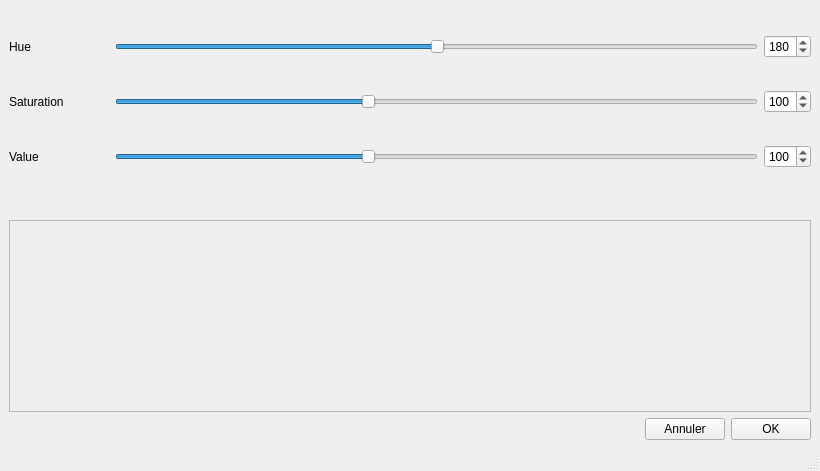
<?xml version="1.0" encoding="UTF-8"?>
<ui version="4.0">
 <class>QDialog</class>
 <widget class="QMainWindow" name="QDialog">
  <property name="geometry">
   <rect>
    <x>0</x>
    <y>0</y>
    <width>820</width>
    <height>471</height>
   </rect>
  </property>
  <property name="minimumSize">
   <size>
    <width>820</width>
    <height>382</height>
   </size>
  </property>
  <property name="windowTitle">
   <string>QDialog</string>
  </property>
  <widget class="QWidget" name="centralwidget">
   <layout class="QVBoxLayout" name="verticalLayout_4">
    <item>
     <layout class="QVBoxLayout" name="verticalLayout_3">
      <item>
       <layout class="QHBoxLayout" name="horizontalLayout_4">
        <item>
         <layout class="QVBoxLayout" name="verticalLayout_2">
          <item>
           <spacer name="verticalSpacer_5">
            <property name="orientation">
             <enum>Qt::Vertical</enum>
            </property>
            <property name="sizeHint" stdset="0">
             <size>
              <width>20</width>
              <height>40</height>
             </size>
            </property>
           </spacer>
          </item>
          <item>
           <layout class="QHBoxLayout" name="horizontalLayout">
            <item>
             <widget class="QLabel" name="label_2">
              <property name="minimumSize">
               <size>
                <width>100</width>
                <height>0</height>
               </size>
              </property>
              <property name="text">
               <string>Hue</string>
              </property>
             </widget>
            </item>
            <item>
             <widget class="QSlider" name="_sliderHue">
              <property name="maximum">
               <number>359</number>
              </property>
              <property name="value">
               <number>180</number>
              </property>
              <property name="orientation">
               <enum>Qt::Horizontal</enum>
              </property>
             </widget>
            </item>
            <item>
             <widget class="QSpinBox" name="spinBox_3">
              <property name="maximum">
               <number>359</number>
              </property>
              <property name="value">
               <number>180</number>
              </property>
             </widget>
            </item>
           </layout>
          </item>
          <item>
           <spacer name="verticalSpacer_3">
            <property name="orientation">
             <enum>Qt::Vertical</enum>
            </property>
            <property name="sizeHint" stdset="0">
             <size>
              <width>20</width>
              <height>40</height>
             </size>
            </property>
           </spacer>
          </item>
          <item>
           <layout class="QHBoxLayout" name="horizontalLayout_2">
            <item>
             <widget class="QLabel" name="label_3">
              <property name="minimumSize">
               <size>
                <width>100</width>
                <height>0</height>
               </size>
              </property>
              <property name="text">
               <string>Saturation</string>
              </property>
             </widget>
            </item>
            <item>
             <widget class="QSlider" name="_sliderSaturation">
              <property name="maximum">
               <number>255</number>
              </property>
              <property name="value">
               <number>100</number>
              </property>
              <property name="orientation">
               <enum>Qt::Horizontal</enum>
              </property>
             </widget>
            </item>
            <item>
             <widget class="QSpinBox" name="spinBox_2">
              <property name="maximum">
               <number>255</number>
              </property>
              <property name="value">
               <number>100</number>
              </property>
             </widget>
            </item>
           </layout>
          </item>
          <item>
           <spacer name="verticalSpacer_4">
            <property name="orientation">
             <enum>Qt::Vertical</enum>
            </property>
            <property name="sizeHint" stdset="0">
             <size>
              <width>20</width>
              <height>40</height>
             </size>
            </property>
           </spacer>
          </item>
          <item>
           <layout class="QHBoxLayout" name="horizontalLayout_3">
            <item>
             <widget class="QLabel" name="label_4">
              <property name="minimumSize">
               <size>
                <width>100</width>
                <height>0</height>
               </size>
              </property>
              <property name="text">
               <string>Value</string>
              </property>
             </widget>
            </item>
            <item>
             <widget class="QSlider" name="_sliderValue">
              <property name="minimumSize">
               <size>
                <width>0</width>
                <height>0</height>
               </size>
              </property>
              <property name="maximum">
               <number>255</number>
              </property>
              <property name="value">
               <number>100</number>
              </property>
              <property name="orientation">
               <enum>Qt::Horizontal</enum>
              </property>
             </widget>
            </item>
            <item>
             <widget class="QSpinBox" name="spinBox_4">
              <property name="maximum">
               <number>255</number>
              </property>
              <property name="value">
               <number>100</number>
              </property>
             </widget>
            </item>
           </layout>
          </item>
          <item>
           <spacer name="verticalSpacer_6">
            <property name="orientation">
             <enum>Qt::Vertical</enum>
            </property>
            <property name="sizeHint" stdset="0">
             <size>
              <width>20</width>
              <height>40</height>
             </size>
            </property>
           </spacer>
          </item>
          <item>
           <layout class="QHBoxLayout" name="horizontalLayout_5"/>
          </item>
         </layout>
        </item>
        <item>
         <layout class="QVBoxLayout" name="verticalLayout"/>
        </item>
       </layout>
      </item>
      <item>
       <spacer name="verticalSpacer_9">
        <property name="orientation">
         <enum>Qt::Vertical</enum>
        </property>
        <property name="sizeHint" stdset="0">
         <size>
          <width>20</width>
          <height>40</height>
         </size>
        </property>
       </spacer>
      </item>
      <item>
       <spacer name="verticalSpacer_7">
        <property name="orientation">
         <enum>Qt::Vertical</enum>
        </property>
        <property name="sizeHint" stdset="0">
         <size>
          <width>20</width>
          <height>40</height>
         </size>
        </property>
       </spacer>
      </item>
      <item>
       <spacer name="horizontalSpacer_2">
        <property name="orientation">
         <enum>Qt::Horizontal</enum>
        </property>
        <property name="sizeHint" stdset="0">
         <size>
          <width>40</width>
          <height>20</height>
         </size>
        </property>
       </spacer>
      </item>
      <item>
       <spacer name="verticalSpacer_8">
        <property name="orientation">
         <enum>Qt::Vertical</enum>
        </property>
        <property name="sizeHint" stdset="0">
         <size>
          <width>20</width>
          <height>40</height>
         </size>
        </property>
       </spacer>
      </item>
      <item>
       <widget class="QFrame" name="_colorFrame">
        <property name="minimumSize">
         <size>
          <width>192</width>
          <height>192</height>
         </size>
        </property>
        <property name="autoFillBackground">
         <bool>true</bool>
        </property>
        <property name="frameShape">
         <enum>QFrame::StyledPanel</enum>
        </property>
        <property name="frameShadow">
         <enum>QFrame::Raised</enum>
        </property>
       </widget>
      </item>
     </layout>
    </item>
    <item>
     <layout class="QHBoxLayout" name="horizontalLayout_7">
      <item>
       <spacer name="horizontalSpacer_3">
        <property name="orientation">
         <enum>Qt::Horizontal</enum>
        </property>
        <property name="sizeHint" stdset="0">
         <size>
          <width>40</width>
          <height>20</height>
         </size>
        </property>
       </spacer>
      </item>
      <item>
       <widget class="QPushButton" name="_buttonCancel">
        <property name="text">
         <string>Annuler</string>
        </property>
       </widget>
      </item>
      <item>
       <widget class="QPushButton" name="_buttonChoose">
        <property name="text">
         <string>OK</string>
        </property>
       </widget>
      </item>
     </layout>
    </item>
   </layout>
  </widget>
  <widget class="QMenuBar" name="menubar">
   <property name="geometry">
    <rect>
     <x>0</x>
     <y>0</y>
     <width>820</width>
     <height>22</height>
    </rect>
   </property>
  </widget>
  <widget class="QStatusBar" name="statusbar"/>
 </widget>
 <resources/>
 <connections>
  <connection>
   <sender>_sliderSaturation</sender>
   <signal>valueChanged(int)</signal>
   <receiver>spinBox_2</receiver>
   <slot>setValue(int)</slot>
   <hints>
    <hint type="sourcelabel">
     <x>290</x>
     <y>66</y>
    </hint>
    <hint type="destinationlabel">
     <x>312</x>
     <y>76</y>
    </hint>
   </hints>
  </connection>
  <connection>
   <sender>_sliderHue</sender>
   <signal>valueChanged(int)</signal>
   <receiver>spinBox_3</receiver>
   <slot>setValue(int)</slot>
   <hints>
    <hint type="sourcelabel">
     <x>296</x>
     <y>39</y>
    </hint>
    <hint type="destinationlabel">
     <x>324</x>
     <y>44</y>
    </hint>
   </hints>
  </connection>
  <connection>
   <sender>_sliderValue</sender>
   <signal>valueChanged(int)</signal>
   <receiver>spinBox_4</receiver>
   <slot>setValue(int)</slot>
   <hints>
    <hint type="sourcelabel">
     <x>265</x>
     <y>102</y>
    </hint>
    <hint type="destinationlabel">
     <x>329</x>
     <y>109</y>
    </hint>
   </hints>
  </connection>
  <connection>
   <sender>spinBox_3</sender>
   <signal>valueChanged(int)</signal>
   <receiver>_sliderHue</receiver>
   <slot>setValue(int)</slot>
   <hints>
    <hint type="sourcelabel">
     <x>314</x>
     <y>33</y>
    </hint>
    <hint type="destinationlabel">
     <x>210</x>
     <y>36</y>
    </hint>
   </hints>
  </connection>
  <connection>
   <sender>spinBox_2</sender>
   <signal>valueChanged(int)</signal>
   <receiver>_sliderSaturation</receiver>
   <slot>setValue(int)</slot>
   <hints>
    <hint type="sourcelabel">
     <x>317</x>
     <y>78</y>
    </hint>
    <hint type="destinationlabel">
     <x>238</x>
     <y>72</y>
    </hint>
   </hints>
  </connection>
  <connection>
   <sender>spinBox_4</sender>
   <signal>valueChanged(int)</signal>
   <receiver>_sliderValue</receiver>
   <slot>setValue(int)</slot>
   <hints>
    <hint type="sourcelabel">
     <x>319</x>
     <y>102</y>
    </hint>
    <hint type="destinationlabel">
     <x>214</x>
     <y>106</y>
    </hint>
   </hints>
  </connection>
 </connections>
</ui>
